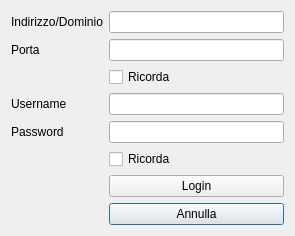
<?xml version="1.0" encoding="UTF-8"?>
<ui version="4.0">
 <class>Login</class>
 <widget class="QDialog" name="Login">
  <property name="geometry">
   <rect>
    <x>0</x>
    <y>0</y>
    <width>295</width>
    <height>220</height>
   </rect>
  </property>
  <property name="windowTitle">
   <string>Dialog</string>
  </property>
  <layout class="QGridLayout" name="gridLayout">
   <item row="0" column="0">
    <widget class="QLabel" name="label">
     <property name="text">
      <string>Indirizzo/Dominio</string>
     </property>
    </widget>
   </item>
   <item row="1" column="0">
    <widget class="QLabel" name="label_2">
     <property name="text">
      <string>Porta</string>
     </property>
    </widget>
   </item>
   <item row="0" column="1">
    <widget class="QLineEdit" name="domaniLineEdit"/>
   </item>
   <item row="3" column="0">
    <widget class="QLabel" name="label_3">
     <property name="text">
      <string>Username</string>
     </property>
    </widget>
   </item>
   <item row="1" column="1">
    <widget class="QLineEdit" name="portLineEdit"/>
   </item>
   <item row="7" column="1">
    <widget class="QPushButton" name="abortButton">
     <property name="text">
      <string>Annulla</string>
     </property>
    </widget>
   </item>
   <item row="4" column="0">
    <widget class="QLabel" name="label_4">
     <property name="text">
      <string>Password</string>
     </property>
    </widget>
   </item>
   <item row="6" column="1">
    <widget class="QPushButton" name="loginButton">
     <property name="text">
      <string>Login</string>
     </property>
    </widget>
   </item>
   <item row="4" column="1">
    <widget class="QLineEdit" name="passwordLineEdit">
     <property name="echoMode">
      <enum>QLineEdit::PasswordEchoOnEdit</enum>
     </property>
    </widget>
   </item>
   <item row="3" column="1">
    <widget class="QLineEdit" name="usernameLineEdit"/>
   </item>
   <item row="2" column="1">
    <widget class="QCheckBox" name="remeberNetCheck">
     <property name="text">
      <string>Ricorda</string>
     </property>
    </widget>
   </item>
   <item row="5" column="1">
    <widget class="QCheckBox" name="rememberUserCheck">
     <property name="text">
      <string>Ricorda</string>
     </property>
    </widget>
   </item>
  </layout>
 </widget>
 <resources/>
 <connections/>
</ui>
